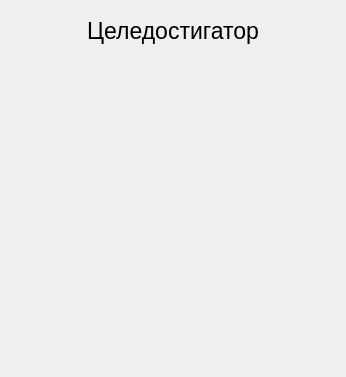
<?xml version="1.0" encoding="UTF-8"?>
<ui version="4.0">
 <class>PurposesMenuWidget</class>
 <widget class="QWidget" name="PurposesMenuWidget">
  <property name="geometry">
   <rect>
    <x>0</x>
    <y>0</y>
    <width>346</width>
    <height>377</height>
   </rect>
  </property>
  <property name="windowTitle">
   <string>Form</string>
  </property>
  <layout class="QVBoxLayout" name="verticalLayout" stretch="1,8">
   <item>
    <widget class="QLabel" name="label">
     <property name="font">
      <font>
       <pointsize>17</pointsize>
      </font>
     </property>
     <property name="text">
      <string>Целедостигатор</string>
     </property>
     <property name="alignment">
      <set>Qt::AlignCenter</set>
     </property>
    </widget>
   </item>
   <item>
    <widget class="QLabel" name="label_2">
     <property name="text">
      <string/>
     </property>
    </widget>
   </item>
  </layout>
 </widget>
 <resources/>
 <connections/>
</ui>
